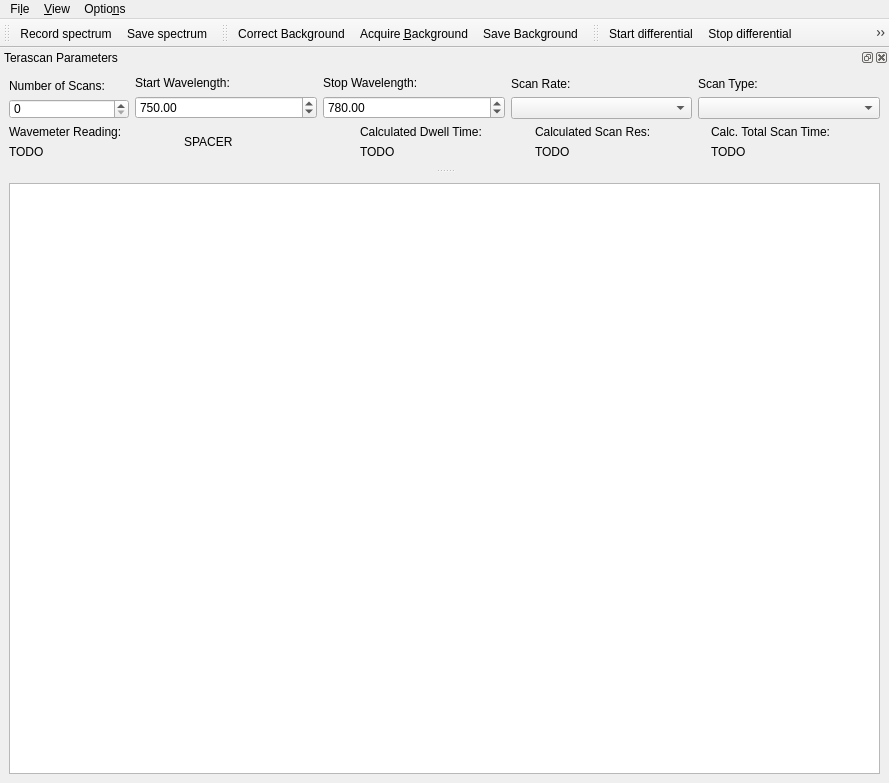
<?xml version="1.0" encoding="UTF-8"?>
<ui version="4.0">
 <class>ScanWindow</class>
 <widget class="QMainWindow" name="ScanWindow">
  <property name="geometry">
   <rect>
    <x>0</x>
    <y>0</y>
    <width>889</width>
    <height>783</height>
   </rect>
  </property>
  <property name="windowTitle">
   <string>qudi: Spectrometer</string>
  </property>
  <widget class="QWidget" name="centralwidget">
   <layout class="QVBoxLayout" name="verticalLayout_2">
    <item>
     <widget class="PlotWidget" name="plotWidget"/>
    </item>
   </layout>
  </widget>
  <widget class="QMenuBar" name="menubar">
   <property name="geometry">
    <rect>
     <x>0</x>
     <y>0</y>
     <width>889</width>
     <height>22</height>
    </rect>
   </property>
   <widget class="QMenu" name="menuLaserscan">
    <property name="title">
     <string>Fi&amp;le</string>
    </property>
    <addaction name="save_scan_Action"/>
    <addaction name="actionClose"/>
   </widget>
   <widget class="QMenu" name="menuView">
    <property name="title">
     <string>&amp;View</string>
    </property>
    <addaction name="restore_default_view_Action"/>
   </widget>
   <widget class="QMenu" name="menuOptions">
    <property name="title">
     <string>Optio&amp;ns</string>
    </property>
    <addaction name="action_FitSettings"/>
   </widget>
   <addaction name="menuLaserscan"/>
   <addaction name="menuView"/>
   <addaction name="menuOptions"/>
  </widget>
  <widget class="QToolBar" name="measure_ToolBar">
   <property name="enabled">
    <bool>true</bool>
   </property>
   <property name="windowTitle">
    <string>toolBar</string>
   </property>
   <attribute name="toolBarArea">
    <enum>TopToolBarArea</enum>
   </attribute>
   <attribute name="toolBarBreak">
    <bool>false</bool>
   </attribute>
   <addaction name="run_scan_Action"/>
   <addaction name="save_scan_Action"/>
  </widget>
  <widget class="QToolBar" name="background_ToolBar">
   <property name="windowTitle">
    <string>toolBar</string>
   </property>
   <attribute name="toolBarArea">
    <enum>TopToolBarArea</enum>
   </attribute>
   <attribute name="toolBarBreak">
    <bool>false</bool>
   </attribute>
   <addaction name="correct_background_Action"/>
   <addaction name="acquire_background_Action"/>
   <addaction name="save_background_Action"/>
  </widget>
  <widget class="QToolBar" name="differential_ToolBar">
   <property name="windowTitle">
    <string>toolBar</string>
   </property>
   <attribute name="toolBarArea">
    <enum>TopToolBarArea</enum>
   </attribute>
   <attribute name="toolBarBreak">
    <bool>false</bool>
   </attribute>
   <addaction name="start_diff_spec_Action"/>
   <addaction name="stop_diff_spec_Action"/>
   <addaction name="resume_diff_spec_Action"/>
  </widget>
  <widget class="QDockWidget" name="scan_parameters_dockWidget">
   <property name="sizePolicy">
    <sizepolicy hsizetype="Preferred" vsizetype="Preferred">
     <horstretch>0</horstretch>
     <verstretch>0</verstretch>
    </sizepolicy>
   </property>
   <property name="windowTitle">
    <string>Terascan Parameters</string>
   </property>
   <attribute name="dockWidgetArea">
    <number>4</number>
   </attribute>
   <widget class="QWidget" name="dockWidgetContents_4">
    <layout class="QVBoxLayout" name="verticalLayout_3">
     <item>
      <layout class="QHBoxLayout" name="horizontalLayout">
       <item>
        <layout class="QVBoxLayout" name="paramSet_verticalLayout_1">
         <item>
          <widget class="QLabel" name="numScans_label">
           <property name="text">
            <string>Number of Scans:</string>
           </property>
           <property name="alignment">
            <set>Qt::AlignBottom|Qt::AlignLeading|Qt::AlignLeft</set>
           </property>
          </widget>
         </item>
         <item>
          <widget class="QSpinBox" name="numScans_spinBox">
           <property name="maximumSize">
            <size>
             <width>120</width>
             <height>20</height>
            </size>
           </property>
           <property name="alignment">
            <set>Qt::AlignLeading|Qt::AlignLeft|Qt::AlignVCenter</set>
           </property>
          </widget>
         </item>
        </layout>
       </item>
       <item>
        <layout class="QVBoxLayout" name="paramSet_verticalLayout_2">
         <item>
          <widget class="QLabel" name="startWvln_label">
           <property name="text">
            <string>Start Wavelength:</string>
           </property>
          </widget>
         </item>
         <item>
          <widget class="QDoubleSpinBox" name="startWvln_doubleSpinBox">
           <property name="maximum">
            <double>1000.000000000000000</double>
           </property>
           <property name="singleStep">
            <double>1.000000000000000</double>
           </property>
           <property name="value">
            <double>750.000000000000000</double>
           </property>
          </widget>
         </item>
        </layout>
       </item>
       <item>
        <layout class="QVBoxLayout" name="paramSet_verticalLayout3">
         <item>
          <widget class="QLabel" name="stopWvln_label">
           <property name="text">
            <string>Stop Wavelength:</string>
           </property>
          </widget>
         </item>
         <item>
          <widget class="QDoubleSpinBox" name="stopWvln_doubleSpinBox">
           <property name="maximum">
            <double>1000.000000000000000</double>
           </property>
           <property name="value">
            <double>780.000000000000000</double>
           </property>
          </widget>
         </item>
        </layout>
       </item>
       <item>
        <layout class="QVBoxLayout" name="paramSet_verticalLayout4">
         <item>
          <widget class="QLabel" name="scanRate_label">
           <property name="text">
            <string>Scan Rate:</string>
           </property>
          </widget>
         </item>
         <item>
          <widget class="QComboBox" name="scanRate_comboBox"/>
         </item>
        </layout>
       </item>
       <item>
        <layout class="QVBoxLayout" name="paramSet_verticalLayout5">
         <item>
          <widget class="QLabel" name="scanType_label">
           <property name="text">
            <string>Scan Type:</string>
           </property>
          </widget>
         </item>
         <item>
          <widget class="QComboBox" name="scanType_comboBox"/>
         </item>
        </layout>
       </item>
      </layout>
     </item>
     <item>
      <layout class="QHBoxLayout" name="horizontalLayout_2">
       <item>
        <layout class="QVBoxLayout" name="paramDisp_verticalLayout_1">
         <item>
          <widget class="QLabel" name="wvlnRead_label">
           <property name="text">
            <string>Wavemeter Reading:</string>
           </property>
          </widget>
         </item>
         <item>
          <widget class="QLabel" name="wvlnRead_disp">
           <property name="text">
            <string>TODO</string>
           </property>
          </widget>
         </item>
        </layout>
       </item>
       <item>
        <layout class="QVBoxLayout" name="paramDisp_verticalLayout_2">
         <item>
          <widget class="QLabel" name="spacer_label">
           <property name="text">
            <string>SPACER</string>
           </property>
          </widget>
         </item>
        </layout>
       </item>
       <item>
        <layout class="QVBoxLayout" name="paramDisp_verticalLayout_3">
         <item>
          <widget class="QLabel" name="calcDwellTime_label">
           <property name="text">
            <string>Calculated Dwell Time:</string>
           </property>
          </widget>
         </item>
         <item>
          <widget class="QLabel" name="calcDwellTime_disp">
           <property name="text">
            <string>TODO</string>
           </property>
          </widget>
         </item>
        </layout>
       </item>
       <item>
        <layout class="QVBoxLayout" name="paramDisp_verticalLayout_4">
         <item>
          <widget class="QLabel" name="calcScanRes_label">
           <property name="text">
            <string>Calculated Scan Res:</string>
           </property>
          </widget>
         </item>
         <item>
          <widget class="QLabel" name="calcScanRes_disp">
           <property name="text">
            <string>TODO</string>
           </property>
          </widget>
         </item>
        </layout>
       </item>
       <item>
        <layout class="QVBoxLayout" name="paramDisp_verticalLayout_5">
         <item>
          <widget class="QLabel" name="calcTotalTime_label">
           <property name="text">
            <string>Calc. Total Scan Time:</string>
           </property>
          </widget>
         </item>
         <item>
          <widget class="QLabel" name="calcTotalTime_disp">
           <property name="text">
            <string>TODO</string>
           </property>
          </widget>
         </item>
        </layout>
       </item>
      </layout>
     </item>
    </layout>
   </widget>
  </widget>
  <action name="actionClose">
   <property name="icon">
    <iconset>
     <normaloff>../../artwork/icons/oxygen/22x22/application-exit.png</normaloff>../../artwork/icons/oxygen/22x22/application-exit.png</iconset>
   </property>
   <property name="text">
    <string>&amp;Close</string>
   </property>
  </action>
  <action name="run_scan_Action">
   <property name="icon">
    <iconset>
     <normaloff>../../artwork/icons/qudiTheme/22x22/record-counter.png</normaloff>../../artwork/icons/qudiTheme/22x22/record-counter.png</iconset>
   </property>
   <property name="text">
    <string>Record spectrum</string>
   </property>
   <property name="toolTip">
    <string>Record spectrum (A)</string>
   </property>
   <property name="shortcut">
    <string>A</string>
   </property>
  </action>
  <action name="stop_diff_spec_Action">
   <property name="enabled">
    <bool>true</bool>
   </property>
   <property name="text">
    <string>Stop differential</string>
   </property>
  </action>
  <action name="restore_default_view_Action">
   <property name="text">
    <string>&amp;Restore default view</string>
   </property>
  </action>
  <action name="start_diff_spec_Action">
   <property name="text">
    <string>Start differential</string>
   </property>
   <property name="toolTip">
    <string>Start differential (D)</string>
   </property>
   <property name="shortcut">
    <string>D</string>
   </property>
  </action>
  <action name="save_scan_Action">
   <property name="icon">
    <iconset>
     <normaloff>../../artwork/icons/oxygen/22x22/document-save.png</normaloff>../../artwork/icons/oxygen/22x22/document-save.png</iconset>
   </property>
   <property name="text">
    <string>&amp;Save spectrum</string>
   </property>
   <property name="toolTip">
    <string>Save spectrum (Strg+S)</string>
   </property>
   <property name="shortcut">
    <string>Ctrl+S</string>
   </property>
  </action>
  <action name="resume_diff_spec_Action">
   <property name="text">
    <string>Resume differential</string>
   </property>
   <property name="toolTip">
    <string>Resume a differential spectrum which was stopped</string>
   </property>
  </action>
  <action name="acquire_background_Action">
   <property name="text">
    <string>Acquire Background</string>
   </property>
   <property name="iconText">
    <string>Acquire &amp;Background</string>
   </property>
   <property name="toolTip">
    <string>Acquire Background Spectrum (B)</string>
   </property>
   <property name="shortcut">
    <string>B</string>
   </property>
  </action>
  <action name="correct_background_Action">
   <property name="checkable">
    <bool>true</bool>
   </property>
   <property name="icon">
    <iconset>
     <normaloff>../../artwork/styles/application/qdark/checkbox_unchecked.png</normaloff>
     <normalon>../../artwork/styles/application/qdark/checkbox_checked.png</normalon>../../artwork/styles/application/qdark/checkbox_unchecked.png</iconset>
   </property>
   <property name="text">
    <string>&amp;Correct Background</string>
   </property>
   <property name="toolTip">
    <string>Select if the background correction should be appied (C)</string>
   </property>
   <property name="shortcut">
    <string>C</string>
   </property>
  </action>
  <action name="save_background_Action">
   <property name="text">
    <string>Save Background</string>
   </property>
   <property name="toolTip">
    <string>Save the background spectrum (Shift+B)</string>
   </property>
   <property name="shortcut">
    <string>Shift+B</string>
   </property>
  </action>
  <action name="action_FitSettings">
   <property name="text">
    <string>&amp;Fit settings</string>
   </property>
  </action>
 </widget>
 <customwidgets>
  <customwidget>
   <class>PlotWidget</class>
   <extends>QGraphicsView</extends>
   <header>pyqtgraph</header>
  </customwidget>
 </customwidgets>
 <resources/>
 <connections>
  <connection>
   <sender>actionClose</sender>
   <signal>triggered()</signal>
   <receiver>ScanWindow</receiver>
   <slot>close()</slot>
   <hints>
    <hint type="sourcelabel">
     <x>-1</x>
     <y>-1</y>
    </hint>
    <hint type="destinationlabel">
     <x>401</x>
     <y>299</y>
    </hint>
   </hints>
  </connection>
 </connections>
</ui>
